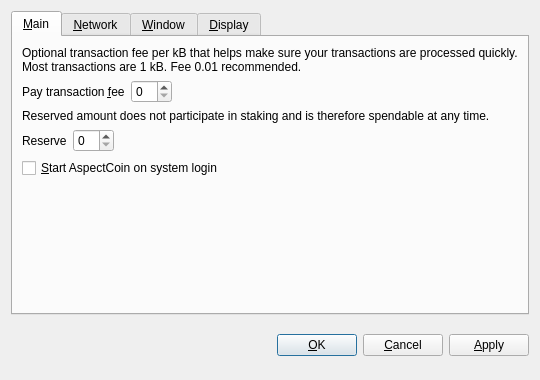
<?xml version="1.0" encoding="UTF-8"?>
<ui version="4.0">
 <class>OptionsDialog</class>
 <widget class="QDialog" name="OptionsDialog">
  <property name="geometry">
   <rect>
    <x>0</x>
    <y>0</y>
    <width>540</width>
    <height>380</height>
   </rect>
  </property>
  <property name="windowTitle">
   <string>Options</string>
  </property>
  <property name="modal">
   <bool>true</bool>
  </property>
  <layout class="QVBoxLayout" name="verticalLayout">
   <item>
    <widget class="QTabWidget" name="tabWidget">
     <property name="tabPosition">
      <enum>QTabWidget::North</enum>
     </property>
     <property name="currentIndex">
      <number>0</number>
     </property>
     <widget class="QWidget" name="tabMain">
      <attribute name="title">
       <string>&amp;Main</string>
      </attribute>
      <layout class="QVBoxLayout" name="verticalLayout_Main">
       <item>
        <widget class="QLabel" name="transactionFeeInfoLabel">
         <property name="text">
          <string>Optional transaction fee per kB that helps make sure your transactions are processed quickly. Most transactions are 1 kB. Fee 0.01 recommended.</string>
         </property>
         <property name="textFormat">
          <enum>Qt::PlainText</enum>
         </property>
         <property name="wordWrap">
          <bool>true</bool>
         </property>
        </widget>
       </item>
       <item>
        <layout class="QHBoxLayout" name="horizontalLayoutFee">
         <item>
          <widget class="QLabel" name="transactionFeeLabel">
           <property name="text">
            <string>Pay transaction &amp;fee</string>
           </property>
           <property name="textFormat">
            <enum>Qt::PlainText</enum>
           </property>
           <property name="buddy">
            <cstring>transactionFee</cstring>
           </property>
          </widget>
         </item>
         <item>
          <widget class="BitcoinAmountField" name="transactionFee"/>
         </item>
         <item>
          <spacer name="horizontalSpacerFee">
           <property name="orientation">
            <enum>Qt::Horizontal</enum>
           </property>
           <property name="sizeHint" stdset="0">
            <size>
             <width>40</width>
             <height>20</height>
            </size>
           </property>
          </spacer>
         </item>
        </layout>
       </item>
       <item>
        <widget class="QLabel" name="reserveBalanceInfoLabel">
         <property name="text">
          <string>Reserved amount does not participate in staking and is therefore spendable at any time.</string>
         </property>
         <property name="textFormat">
          <enum>Qt::PlainText</enum>
         </property>
         <property name="wordWrap">
          <bool>true</bool>
         </property>
        </widget>
       </item>
       <item>
        <layout class="QHBoxLayout" name="horizontalLayoutReserveBalance">
         <item>
          <widget class="QLabel" name="reserveBalanceLabel">
           <property name="text">
            <string>Reserve</string>
           </property>
           <property name="textFormat">
            <enum>Qt::PlainText</enum>
           </property>
           <property name="buddy">
            <cstring>reserveBalance</cstring>
           </property>
          </widget>
         </item>
         <item>
          <widget class="BitcoinAmountField" name="reserveBalance"/>
         </item>
         <item>
          <spacer name="horizontalSpacerReserveBalance">
           <property name="orientation">
            <enum>Qt::Horizontal</enum>
           </property>
           <property name="sizeHint" stdset="0">
            <size>
             <width>40</width>
             <height>20</height>
            </size>
           </property>
          </spacer>
         </item>
        </layout>
       </item>
       <item>
        <widget class="QCheckBox" name="bitcoinAtStartup">
         <property name="toolTip">
          <string>Automatically start AspectCoin after logging in to the system.</string>
         </property>
         <property name="text">
          <string>&amp;Start AspectCoin on system login</string>
         </property>
        </widget>
       </item>
       <item>
        <spacer name="verticalSpacer_Main">
         <property name="orientation">
          <enum>Qt::Vertical</enum>
         </property>
         <property name="sizeHint" stdset="0">
          <size>
           <width>20</width>
           <height>40</height>
          </size>
         </property>
        </spacer>
       </item>
      </layout>
     </widget>
     <widget class="QWidget" name="tabNetwork">
      <attribute name="title">
       <string>&amp;Network</string>
      </attribute>
      <layout class="QVBoxLayout" name="verticalLayout_Network">
       <item>
        <widget class="QCheckBox" name="mapPortUpnp">
         <property name="toolTip">
          <string>Automatically open the AspectCoin client port on the router. This only works when your router supports UPnP and it is enabled.</string>
         </property>
         <property name="text">
          <string>Map port using &amp;UPnP</string>
         </property>
        </widget>
       </item>
       <item>
        <widget class="QCheckBox" name="connectSocks">
         <property name="toolTip">
          <string>Connect to the AspectCoin network through a SOCKS5 proxy (e.g. when connecting through Tor).</string>
         </property>
         <property name="text">
          <string>&amp;Connect through SOCKS5 proxy:</string>
         </property>
        </widget>
       </item>
       <item>
        <layout class="QHBoxLayout" name="horizontalLayout_Network">
         <item>
          <widget class="QLabel" name="proxyIpLabel">
           <property name="text">
            <string>Proxy &amp;IP:</string>
           </property>
           <property name="textFormat">
            <enum>Qt::PlainText</enum>
           </property>
           <property name="buddy">
            <cstring>proxyIp</cstring>
           </property>
          </widget>
         </item>
         <item>
          <widget class="QValidatedLineEdit" name="proxyIp">
           <property name="maximumSize">
            <size>
             <width>140</width>
             <height>16777215</height>
            </size>
           </property>
           <property name="toolTip">
            <string>IP address of the proxy (e.g. 127.0.0.1)</string>
           </property>
          </widget>
         </item>
         <item>
          <widget class="QLabel" name="proxyPortLabel">
           <property name="text">
            <string>&amp;Port:</string>
           </property>
           <property name="textFormat">
            <enum>Qt::PlainText</enum>
           </property>
           <property name="buddy">
            <cstring>proxyPort</cstring>
           </property>
          </widget>
         </item>
         <item>
          <widget class="QLineEdit" name="proxyPort">
           <property name="maximumSize">
            <size>
             <width>55</width>
             <height>16777215</height>
            </size>
           </property>
           <property name="toolTip">
            <string>Port of the proxy (e.g. 9050)</string>
           </property>
          </widget>
         </item>
         <item>
          <spacer name="horizontalSpacer_Network">
           <property name="orientation">
            <enum>Qt::Horizontal</enum>
           </property>
           <property name="sizeHint" stdset="0">
            <size>
             <width>40</width>
             <height>20</height>
            </size>
           </property>
          </spacer>
         </item>
        </layout>
       </item>
       <item>
        <spacer name="verticalSpacer_Network">
         <property name="orientation">
          <enum>Qt::Vertical</enum>
         </property>
         <property name="sizeHint" stdset="0">
          <size>
           <width>20</width>
           <height>40</height>
          </size>
         </property>
        </spacer>
       </item>
      </layout>
     </widget>
     <widget class="QWidget" name="tabWindow">
      <attribute name="title">
       <string>&amp;Window</string>
      </attribute>
      <layout class="QVBoxLayout" name="verticalLayout_Window">
       <item>
        <widget class="QCheckBox" name="minimizeToTray">
         <property name="toolTip">
          <string>Show only a tray icon after minimizing the window.</string>
         </property>
         <property name="text">
          <string>&amp;Minimize to the tray instead of the taskbar</string>
         </property>
        </widget>
       </item>
       <item>
        <widget class="QCheckBox" name="minimizeOnClose">
         <property name="toolTip">
          <string>Minimize instead of exit the application when the window is closed. When this option is enabled, the application will be closed only after selecting Quit in the menu.</string>
         </property>
         <property name="text">
          <string>M&amp;inimize on close</string>
         </property>
        </widget>
       </item>
       <item>
        <spacer name="verticalSpacer_Window">
         <property name="orientation">
          <enum>Qt::Vertical</enum>
         </property>
         <property name="sizeHint" stdset="0">
          <size>
           <width>20</width>
           <height>40</height>
          </size>
         </property>
        </spacer>
       </item>
      </layout>
     </widget>
     <widget class="QWidget" name="tabDisplay">
      <attribute name="title">
       <string>&amp;Display</string>
      </attribute>
      <layout class="QVBoxLayout" name="verticalLayout_Display">
       <item>
        <layout class="QHBoxLayout" name="horizontalLayout_1_Display">
         <item>
          <widget class="QLabel" name="langLabel">
           <property name="text">
            <string>User Interface &amp;language:</string>
           </property>
           <property name="textFormat">
            <enum>Qt::PlainText</enum>
           </property>
           <property name="buddy">
            <cstring>lang</cstring>
           </property>
          </widget>
         </item>
         <item>
          <widget class="QValueComboBox" name="lang">
           <property name="toolTip">
            <string>The user interface language can be set here. This setting will take effect after restarting AspectCoin.</string>
           </property>
          </widget>
         </item>
        </layout>
       </item>
       <item>
        <layout class="QHBoxLayout" name="horizontalLayout_2_Display">
         <item>
          <widget class="QLabel" name="unitLabel">
           <property name="text">
            <string>&amp;Unit to show amounts in:</string>
           </property>
           <property name="textFormat">
            <enum>Qt::PlainText</enum>
           </property>
           <property name="buddy">
            <cstring>unit</cstring>
           </property>
          </widget>
         </item>
         <item>
          <widget class="QValueComboBox" name="unit">
           <property name="toolTip">
            <string>Choose the default subdivision unit to show in the interface and when sending coins.</string>
           </property>
          </widget>
         </item>
        </layout>
       </item>
       <item>
        <widget class="QCheckBox" name="coinControlFeatures">
         <property name="toolTip">
          <string>Whether to show coin control features or not.</string>
         </property>
         <property name="text">
          <string>Display coin &amp;control features (experts only!)</string>
         </property>
        </widget>
       </item>
       <item>
        <widget class="QCheckBox" name="minimizeCoinAge">
         <property name="toolTip">
          <string>Whether to select the coin outputs randomly or with minimal coin age.</string>
         </property>
         <property name="text">
          <string>Minimize weight consumption (experimental)</string>
         </property>
        </widget>
       </item>
       <item>
        <widget class="QCheckBox" name="useBlackTheme">
         <property name="text">
          <string>Use black visual theme (requires restart)</string>
         </property>
        </widget>
       </item>
       <item>
        <spacer name="verticalSpacer_Display">
         <property name="orientation">
          <enum>Qt::Vertical</enum>
         </property>
         <property name="sizeHint" stdset="0">
          <size>
           <width>20</width>
           <height>40</height>
          </size>
         </property>
        </spacer>
       </item>
      </layout>
     </widget>
    </widget>
   </item>
   <item>
    <layout class="QHBoxLayout" name="horizontalLayout_Buttons">
     <item>
      <spacer name="horizontalSpacer_1">
       <property name="orientation">
        <enum>Qt::Horizontal</enum>
       </property>
       <property name="sizeHint" stdset="0">
        <size>
         <width>40</width>
         <height>48</height>
        </size>
       </property>
      </spacer>
     </item>
     <item>
      <widget class="QLabel" name="statusLabel">
       <property name="font">
        <font>
         <weight>75</weight>
         <bold>true</bold>
        </font>
       </property>
       <property name="text">
        <string/>
       </property>
       <property name="textFormat">
        <enum>Qt::PlainText</enum>
       </property>
       <property name="wordWrap">
        <bool>true</bool>
       </property>
      </widget>
     </item>
     <item>
      <spacer name="horizontalSpacer_2">
       <property name="orientation">
        <enum>Qt::Horizontal</enum>
       </property>
       <property name="sizeHint" stdset="0">
        <size>
         <width>40</width>
         <height>48</height>
        </size>
       </property>
      </spacer>
     </item>
     <item>
      <widget class="QPushButton" name="okButton">
       <property name="text">
        <string>&amp;OK</string>
       </property>
      </widget>
     </item>
     <item>
      <widget class="QPushButton" name="cancelButton">
       <property name="text">
        <string>&amp;Cancel</string>
       </property>
       <property name="autoDefault">
        <bool>false</bool>
       </property>
      </widget>
     </item>
     <item>
      <widget class="QPushButton" name="applyButton">
       <property name="text">
        <string>&amp;Apply</string>
       </property>
       <property name="autoDefault">
        <bool>false</bool>
       </property>
      </widget>
     </item>
    </layout>
   </item>
  </layout>
 </widget>
 <customwidgets>
  <customwidget>
   <class>BitcoinAmountField</class>
   <extends>QSpinBox</extends>
   <header>bitcoinamountfield.h</header>
  </customwidget>
  <customwidget>
   <class>QValueComboBox</class>
   <extends>QComboBox</extends>
   <header>qvaluecombobox.h</header>
  </customwidget>
  <customwidget>
   <class>QValidatedLineEdit</class>
   <extends>QLineEdit</extends>
   <header>qvalidatedlineedit.h</header>
  </customwidget>
 </customwidgets>
 <resources/>
 <connections/>
</ui>
